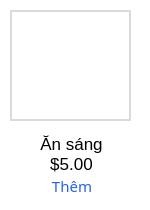
           <widget class="QFrame" name="frmServiceRow2">
            <property name="sizePolicy">
             <sizepolicy hsizetype="Preferred" vsizetype="Preferred">
              <horstretch>0</horstretch>
              <verstretch>0</verstretch>
             </sizepolicy>
            </property>
            <property name="minimumSize">
             <size>
              <width>0</width>
              <height>50</height>
             </size>
            </property>
            <property name="styleSheet">
             <string notr="true">QFrame {
	background-color: transparent;
	border:1px;
}</string>
            </property>
            <property name="frameShape">
             <enum>QFrame::StyledPanel</enum>
            </property>
            <property name="frameShadow">
             <enum>QFrame::Raised</enum>
            </property>
            <widget class="QLabel" name="lblServiceRow1Icon">
             <property name="geometry">
              <rect>
               <x>10</x>
               <y>10</y>
               <width>121</width>
               <height>111</height>
              </rect>
             </property>
             <property name="styleSheet">
              <string notr="true">QLabel {
	border: 2px solid #DADADA;
}</string>
             </property>
             <property name="text">
              <string/>
             </property>
             <property name="pixmap">
              <pixmap>C:/Administrator/Downloads/project/images/ansang.jpg</pixmap>
             </property>
             <property name="scaledContents">
              <bool>true</bool>
             </property>
            </widget>
            <widget class="QPushButton" name="btnServiceRow1Add">
             <property name="geometry">
              <rect>
               <x>40</x>
               <y>170</y>
               <width>61</width>
               <height>31</height>
              </rect>
             </property>
             <property name="font">
              <font>
               <family>Montserrat</family>
               <pointsize>11</pointsize>
               <weight>50</weight>
               <bold>false</bold>
              </font>
             </property>
             <property name="cursor">
              <cursorShape>PointingHandCursor</cursorShape>
             </property>
             <property name="styleSheet">
              <string notr="true">QPushButton {
	font-family: &quot;Montserrat&quot;;
	font-size:11pt;
	color: #2563EB;
	font-weight:400;
	background-color:transparent;
	border:1px;
	border-radius:5px;
	padding-left:3px;
}
QPushButton:hover {
	text-decoration: underline;
}</string>
             </property>
             <property name="text">
              <string>Thêm</string>
             </property>
            </widget>
            <widget class="QLabel" name="lblServiceRow1Name">
             <property name="geometry">
              <rect>
               <x>0</x>
               <y>130</y>
               <width>141</width>
               <height>31</height>
              </rect>
             </property>
             <property name="styleSheet">
              <string notr="true">QLabel {
	font-family: &quot;Montserrat&quot;;
	font-size: 13pt;
	font-weight:400;
	background-color:transparent;
	border:1px;
	padding-left: 2px;
	padding-bottom:3px;
}</string>
             </property>
             <property name="text">
              <string>Ăn sáng</string>
             </property>
             <property name="alignment">
              <set>Qt::AlignCenter</set>
             </property>
            </widget>
            <widget class="QLabel" name="lblServiceRow1Price">
             <property name="geometry">
              <rect>
               <x>0</x>
               <y>150</y>
               <width>141</width>
               <height>31</height>
              </rect>
             </property>
             <property name="styleSheet">
              <string notr="true">QLabel {
	font-family: &quot;Montserrat&quot;;
	font-size: 13pt;
	font-weight:400;
	background-color:transparent;
	border:1px;
	padding-left: 2px;
	padding-bottom:3px;
}</string>
             </property>
             <property name="text">
              <string>$5.00</string>
             </property>
             <property name="alignment">
              <set>Qt::AlignCenter</set>
             </property>
            </widget>
           </widget>
